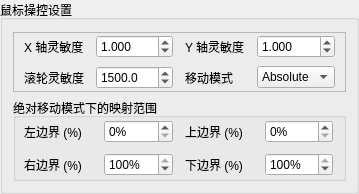
        <widget class="QGroupBox" name="groupBoxMapper">
         <property name="title">
          <string>鼠标操控设置</string>
         </property>
         <layout class="QVBoxLayout" name="verticalLayoutMapper">
          <property name="spacing">
           <number>6</number>
          </property>
          <property name="leftMargin">
           <number>10</number>
          </property>
          <property name="topMargin">
           <number>12</number>
          </property>
          <property name="rightMargin">
           <number>10</number>
          </property>
          <property name="bottomMargin">
           <number>10</number>
          </property>
          <item>
           <widget class="QFrame" name="frameMapperBasic">
            <property name="frameShape">
             <enum>QFrame::Shape::StyledPanel</enum>
            </property>
            <property name="frameShadow">
             <enum>QFrame::Shadow::Plain</enum>
            </property>
            <layout class="QGridLayout" name="gridLayoutMapperBasic">
             <property name="leftMargin">
              <number>10</number>
             </property>
             <property name="topMargin">
              <number>2</number>
             </property>
             <property name="rightMargin">
              <number>10</number>
             </property>
             <property name="bottomMargin">
              <number>2</number>
             </property>
             <property name="horizontalSpacing">
              <number>12</number>
             </property>
             <property name="verticalSpacing">
              <number>8</number>
             </property>
             <item row="0" column="2">
              <widget class="QLabel" name="labelYSensitivityText">
               <property name="text">
                <string>Y 轴灵敏度</string>
               </property>
               <property name="role" stdset="0">
                <string>fieldName</string>
               </property>
              </widget>
             </item>
             <item row="1" column="2">
              <widget class="QLabel" name="labelMoveModeText">
               <property name="text">
                <string>移动模式</string>
               </property>
               <property name="role" stdset="0">
                <string>fieldName</string>
               </property>
              </widget>
             </item>
             <item row="1" column="0">
              <widget class="QLabel" name="labelScrollSensitivityText">
               <property name="text">
                <string>滚轮灵敏度</string>
               </property>
               <property name="role" stdset="0">
                <string>fieldName</string>
               </property>
              </widget>
             </item>
             <item row="0" column="3">
              <widget class="QDoubleSpinBox" name="doubleSpinBoxYSensitivity">
               <property name="decimals">
                <number>3</number>
               </property>
               <property name="maximum">
                <double>100.000000000000000</double>
               </property>
               <property name="singleStep">
                <double>0.100000000000000</double>
               </property>
               <property name="value">
                <double>1.000000000000000</double>
               </property>
              </widget>
             </item>
             <item row="0" column="0">
              <widget class="QLabel" name="labelXSensitivityText">
               <property name="text">
                <string>X 轴灵敏度</string>
               </property>
               <property name="role" stdset="0">
                <string>fieldName</string>
               </property>
              </widget>
             </item>
             <item row="1" column="3">
              <widget class="QComboBox" name="comboBoxMoveMode">
               <item>
                <property name="text">
                 <string>Absolute</string>
                </property>
               </item>
               <item>
                <property name="text">
                 <string>Relative</string>
                </property>
               </item>
              </widget>
             </item>
             <item row="1" column="1">
              <widget class="QDoubleSpinBox" name="doubleSpinBoxScrollSensitivity">
               <property name="decimals">
                <number>1</number>
               </property>
               <property name="maximum">
                <double>100000.000000000000000</double>
               </property>
               <property name="singleStep">
                <double>10.000000000000000</double>
               </property>
               <property name="value">
                <double>1500.000000000000000</double>
               </property>
              </widget>
             </item>
             <item row="0" column="1">
              <widget class="QDoubleSpinBox" name="doubleSpinBoxXSensitivity">
               <property name="decimals">
                <number>3</number>
               </property>
               <property name="maximum">
                <double>100.000000000000000</double>
               </property>
               <property name="singleStep">
                <double>0.100000000000000</double>
               </property>
               <property name="value">
                <double>1.000000000000000</double>
               </property>
              </widget>
             </item>
            </layout>
           </widget>
          </item>
          <item>
           <widget class="QGroupBox" name="groupBoxMappingRegion">
            <property name="title">
             <string>绝对移动模式下的映射范围</string>
            </property>
            <layout class="QGridLayout" name="gridLayoutMappingRegion">
             <property name="leftMargin">
              <number>8</number>
             </property>
             <property name="topMargin">
              <number>2</number>
             </property>
             <property name="rightMargin">
              <number>10</number>
             </property>
             <property name="bottomMargin">
              <number>2</number>
             </property>
             <property name="horizontalSpacing">
              <number>12</number>
             </property>
             <property name="verticalSpacing">
              <number>10</number>
             </property>
             <item row="0" column="0">
              <widget class="QLabel" name="labelRegionLeftPercentText">
               <property name="text">
                <string>左边界 (%)</string>
               </property>
               <property name="role" stdset="0">
                <string>fieldName</string>
               </property>
              </widget>
             </item>
             <item row="0" column="3">
              <widget class="QSpinBox" name="spinBoxRegionTopPercent">
               <property name="suffix">
                <string>%</string>
               </property>
               <property name="maximum">
                <number>100</number>
               </property>
               <property name="value">
                <number>0</number>
               </property>
              </widget>
             </item>
             <item row="0" column="2">
              <widget class="QLabel" name="labelRegionTopPercentText">
               <property name="text">
                <string>上边界 (%)</string>
               </property>
               <property name="role" stdset="0">
                <string>fieldName</string>
               </property>
              </widget>
             </item>
             <item row="1" column="2">
              <widget class="QLabel" name="labelRegionBottomPercentText">
               <property name="text">
                <string>下边界 (%)</string>
               </property>
               <property name="role" stdset="0">
                <string>fieldName</string>
               </property>
              </widget>
             </item>
             <item row="1" column="1">
              <widget class="QSpinBox" name="spinBoxRegionRightPercent">
               <property name="suffix">
                <string>%</string>
               </property>
               <property name="minimum">
                <number>1</number>
               </property>
               <property name="maximum">
                <number>100</number>
               </property>
               <property name="value">
                <number>100</number>
               </property>
              </widget>
             </item>
             <item row="0" column="1">
              <widget class="QSpinBox" name="spinBoxRegionLeftPercent">
               <property name="suffix">
                <string>%</string>
               </property>
               <property name="maximum">
                <number>100</number>
               </property>
               <property name="value">
                <number>0</number>
               </property>
              </widget>
             </item>
             <item row="1" column="0">
              <widget class="QLabel" name="labelRegionRightPercentText">
               <property name="text">
                <string>右边界 (%)</string>
               </property>
               <property name="role" stdset="0">
                <string>fieldName</string>
               </property>
              </widget>
             </item>
             <item row="1" column="3">
              <widget class="QSpinBox" name="spinBoxRegionBottomPercent">
               <property name="suffix">
                <string>%</string>
               </property>
               <property name="minimum">
                <number>1</number>
               </property>
               <property name="maximum">
                <number>100</number>
               </property>
               <property name="value">
                <number>100</number>
               </property>
              </widget>
             </item>
            </layout>
           </widget>
          </item>
         </layout>
        </widget>
